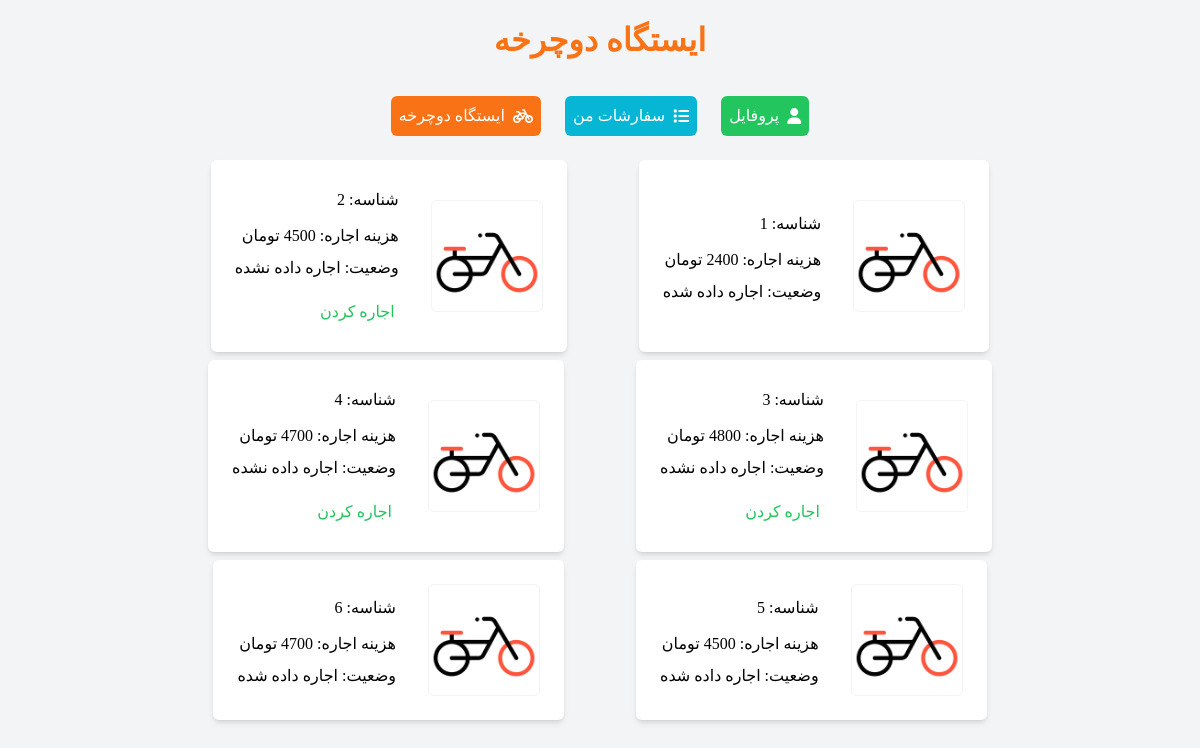
The app's page /bike/bike-list, older data.
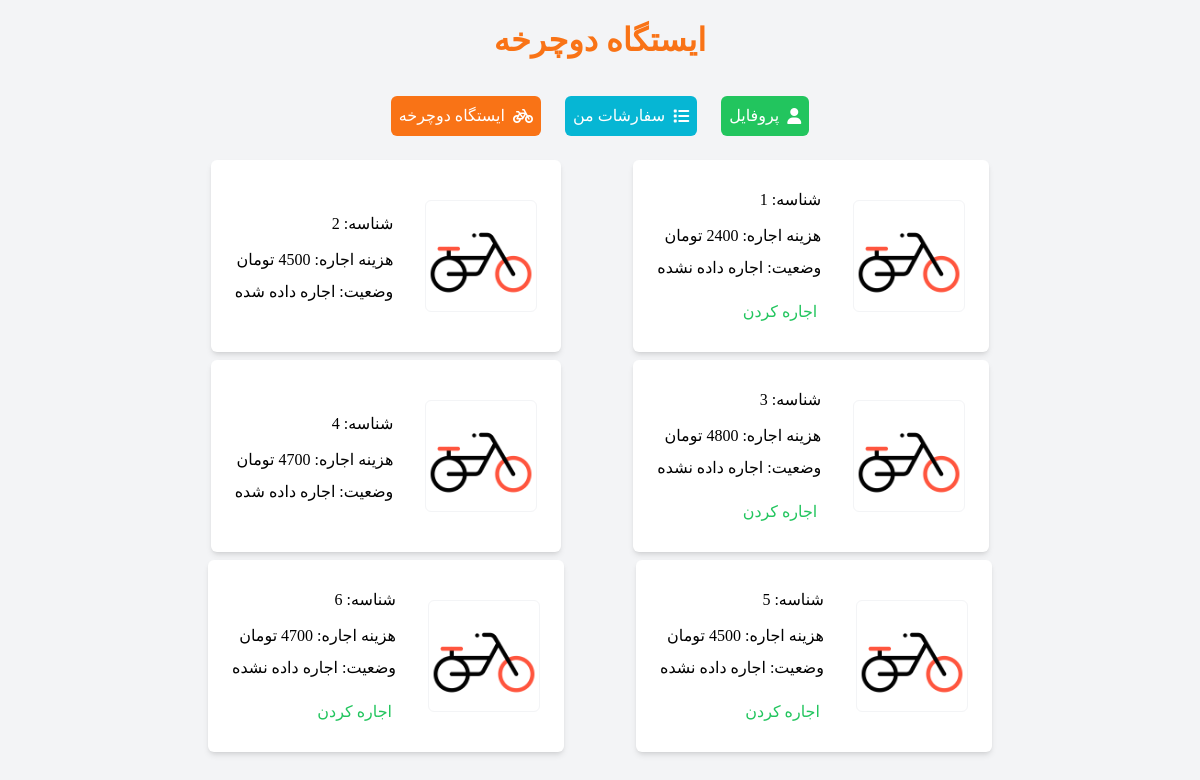
The same page, newer data.
### bike/models.py (models this page shows, shortened)
class Bike(models.Model):
    price = models.IntegerField(verbose_name='نرخ اجاره ساعتی')
    add_date = models.DateField(auto_now_add=True, verbose_name='تاریخ اضافه شدن')
    status = models.BooleanField(default=False, verbose_name='اجاره داده شده')
    type = models.ForeignKey(Type, on_delete=models.CASCADE, verbose_name='نوع')
    class Meta:
        verbose_name = "دوچرخه"
        verbose_name_plural = "دورچرخه ها"

### bike/views.py (the view)
# urls.py: path('bike-list', views.ListBikeView.as_view(), name='bike-list'),
class ListBikeView(ListView):
    template_name = 'bike_list.html'
    context_object_name = 'bike'
    queryset = Bike.objects.all()

### bike/templates/bike_list.html (shortened to what this page needs)
{% extends 'main.html' %}
{% block content %}
 <h1 class="text-[2rem] azar font-bold text-orange-500 text-center mt-4 mb-8">ایستگاه دوچرخه</h1>
    {% include 'menu.html' %}
    <section class="flex justify-center flex-wrap gap-2">
    {% for item in bike %}
        <div class="flex bg-white rounded-md p-6 w-fit items-center azar shadow-md gap-x-8 mx-8">
            <div>
                <img src="./../static/images/get-bike.png" alt="" class="block w-[7rem] border border-gray-100 rounded-md">
            </div>
            <div class="flex flex-col">
                <span class="my-1">شناسه: {{ item.id }}</span>
                <span class="mt-2">هزینه اجاره: {{ item.price }} تومان</span>
                <span class="mt-2">وضعیت: {% if item.status == True %}اجاره داده شده{% else %}اجاره داده نشده{% endif %}</span>
                {% if item.status == False %}
                    <a href="{% url 'reservation:get-bike' item.id %}" class="mt-4 text-green-500 text-center rounded-md w-fit p-1 hover:text-white hover:bg-green-500 duration-300">اجاره کردن</a>
                {% endif %}
            </div>
        </div>
        {% endfor %}
    </section>
{% endblock %}

### templates/main.html (shortened to what this page needs)
<!DOCTYPE html>
<html lang="fa" dir="rtl">
<head>
    <link rel="stylesheet" href="./../static/style/tailwind.css"/>
    <link rel="stylesheet" href="./../static/style/main.css"/>
    <link
            rel="stylesheet"
            href="https://cdnjs.cloudflare.com/ajax/libs/font-awesome/6.5.1/css/all.min.css"
    />
</head>
<body class="bg-gray-100">
{% block content %}
{% endblock %}
</body>
</html>

### templates/menu.html
{% extends 'main.html' %}
{% block content %}
    <div class="mx-auto flex justify-center text-center my-6 gap-x-6">
        <a href="{% url 'account:profile' %}" class="bg-green-500 text-white p-2 rounded-md azar flex items-center gap-x-2">
            <i class="fas fa-user"></i>
            <span>پروفایل</span>
        </a>
        <a href="{% url 'bike:my-bike' %}" class="bg-cyan-500 text-white p-2 rounded-md azar flex items-center gap-x-2">
             <i class="fas fa-list"></i>
            <span>سفارشات من</span>
        </a>
         <a href="{% url 'bike:bike-list' %}" class="bg-orange-500 text-white p-2 rounded-md azar flex items-center gap-x-2">
             <i class="fas fa-bicycle"></i>
            <span>ایستگاه دوچرخه</span>
        </a>
    </div>
{% endblock %}

### static/style/main.css (style rules this page uses)
.azar { font-family: "AzarMehr"; }

Row changes from the older to the newer data that the page shows:
changed Bike id 1: status "اجاره داده شده" → "اجاره داده نشده اجاره کردن"
changed Bike id 2: status "اجاره داده نشده اجاره کردن" → "اجاره داده شده"
changed Bike id 4: status "اجاره داده نشده اجاره کردن" → "اجاره داده شده"
changed Bike id 5: status "اجاره داده شده" → "اجاره داده نشده اجاره کردن"
changed Bike id 6: status "اجاره داده شده" → "اجاره داده نشده اجاره کردن"
